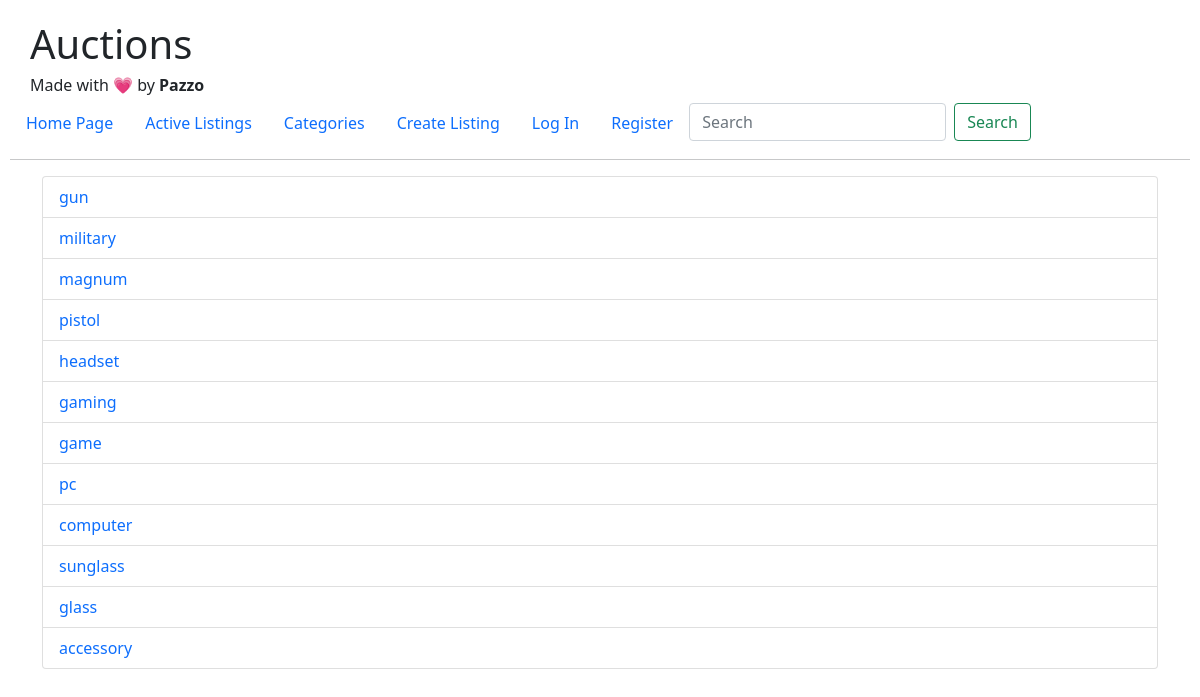
Page /auction/listings/category/ on the earlier database version.
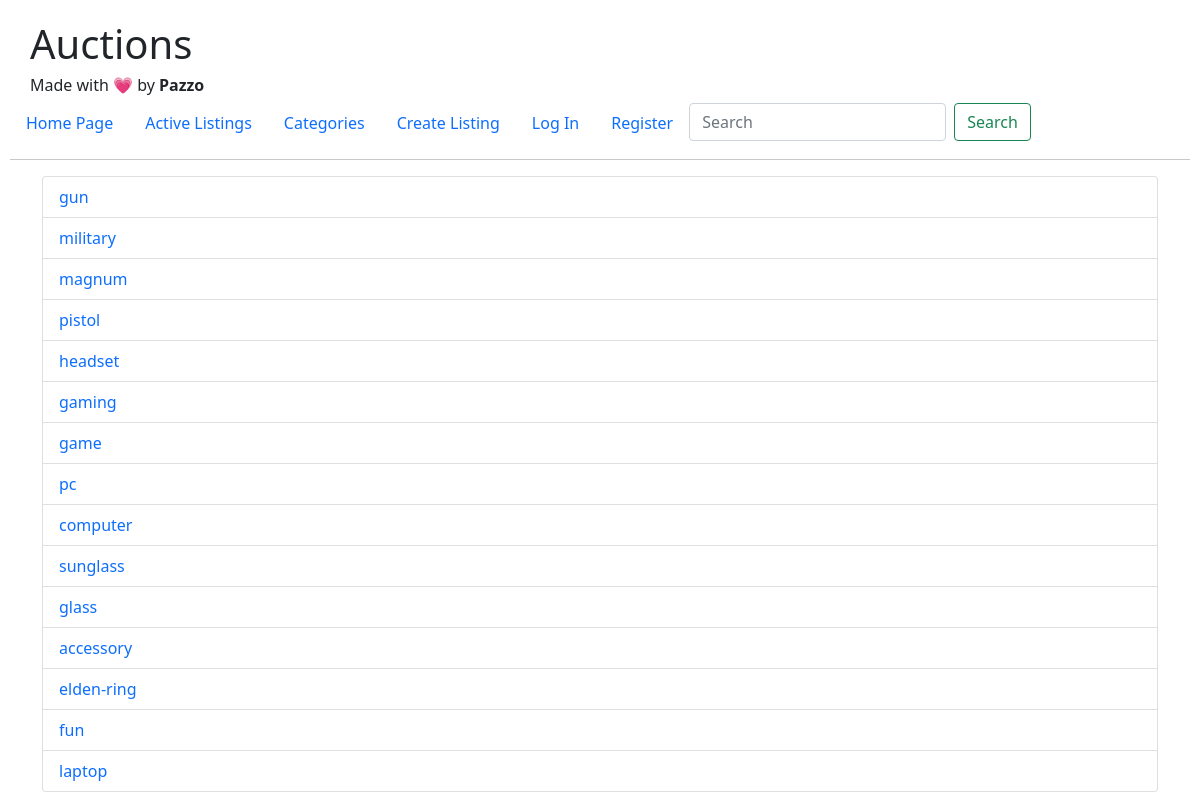
Same page on the later database version.
### Auction/models.py (models this page shows, shortened)
class Category(models.Model):
    name = models.CharField(max_length=20)

### Auction/views.py (the view)
# urls.py: path('listings/category/', category_list_view, name='category_list'),
def category_list_view(request):
    categories = Category.objects.all()
    for category in categories:
        if category.listings.all().count() == 0:
            category.delete()
    categories = Category.objects.all()
    context = {
        'categories': categories,
    }
    return render(request, 'auction/category_list.html', context)

### templates/auction/category_list.html (shortened to what this page needs)
{% extends 'layout.html' %}
{% block body %}
<div class="container">
    <ul class="list-group">
    {% for category in categories %}
    <li class="list-group-item">
    <a href="{% url 'auction:category' category.id %}">{{ category.name }}</a>
    {% empty %}
    No Categories.
    </li>
    {% endfor %}
    </ul>
</div>
{% endblock %}

Differences in the rows shown:
added Category: name "elden-ring"
added Category: name "fun"
added Category: name "laptop"
